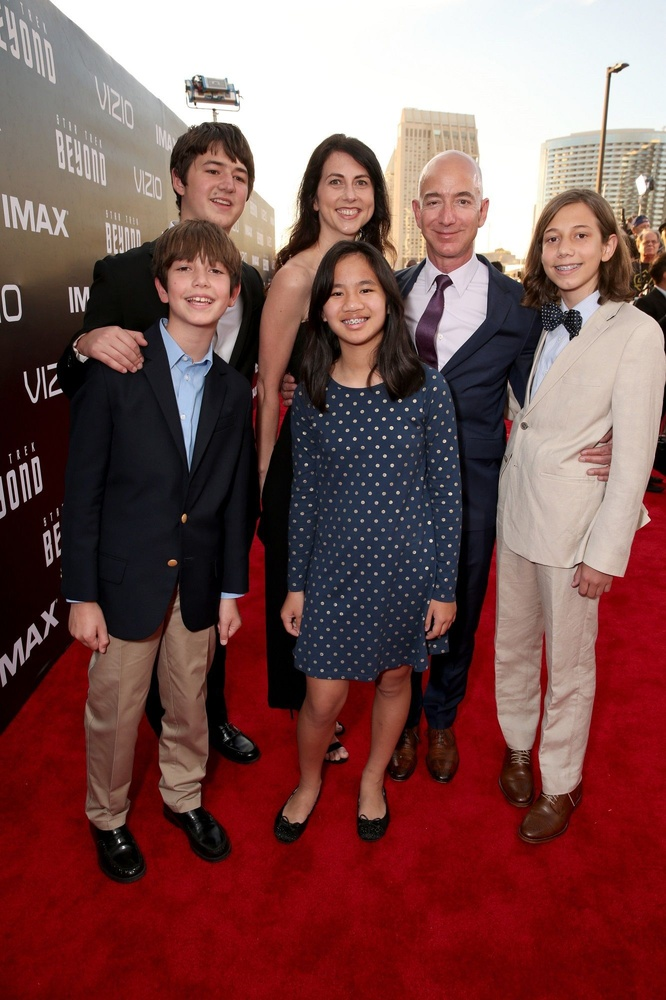
#> input picture test.jpg, 666 x 1000 px, shrunk from 1333 x 2000 before the run
$ python 'Face & Smile Detection using OpenCV & Python.py'
#> lines starting #> are read from the running program, lines starting #| are printed output that depends on the picture; after the words box and inside, x2 and y2 are one past the last pixel; in counts of white or black regions, pixels touching at a corner belong together
# first let's import OpenCV
import cv2

# Loading Cascades
face_cascade = cv2.CascadeClassifier('haarcascade_frontalface_default.xml')
smile_cascade = cv2.CascadeClassifier('haarcascade_smile.xml')

img = cv2.imread('test.jpg')
#> img is the input picture: shape (1000, 666, 3); mean B, G, R 80, 81.4, 123.4

gray = cv2.cvtColor(img, cv2.COLOR_BGR2GRAY)
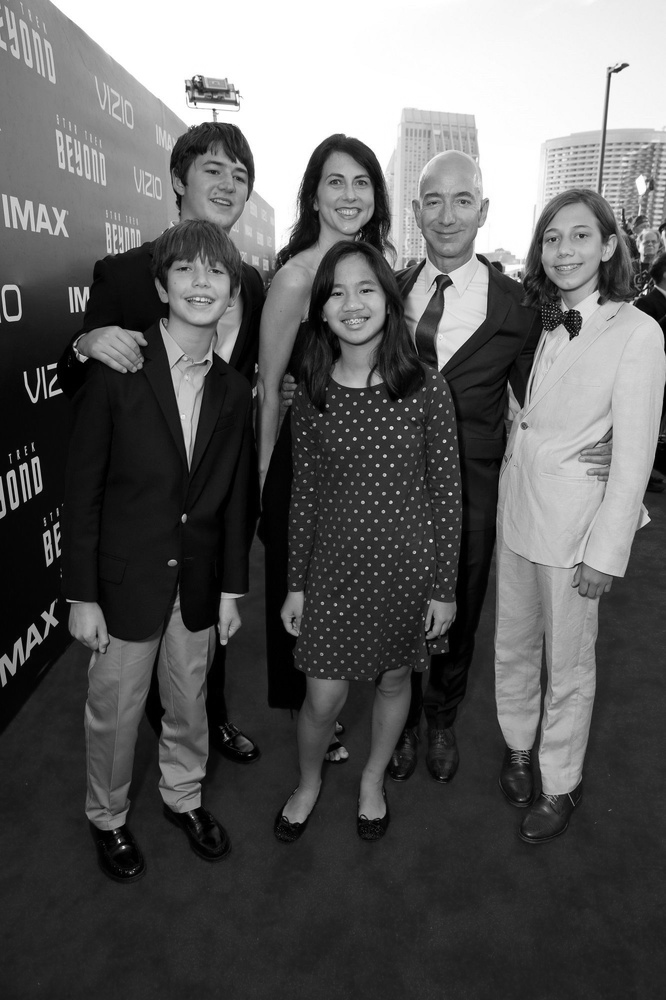
#> gray: shape (1000, 666); min 0, max 255, mean 93.8

     #converting into gray scale
faces = face_cascade.detectMultiScale(gray, 1.2, 5)
#> faces = [[316, 157, 67, 67], [532, 211, 72, 72], [318, 264, 74, 74], [188, 146, 72, 72], [410, 171, 77, 77], [161, 242, 77, 77], [149, 289, 99, 99]]
smile = smile_cascade.detectMultiScale(gray, 1.6, 26)
#> smile = [[324, 458, 92, 46], [311, 411, 147, 74]]

for(x, y, w, h) in faces:
    center = (x + w//2, y + h//2)
    radius = w//2
    cv2.circle(img, center, radius, (255, 255, 255), 1)
#> this loop made 7 passes
#> (x, y, w, h, center, radius) on passes 1 to 7: (316, 157, 67, 67, (349, 190), 33), (532, 211, 72, 72, (568, 247), 36), (318, 264, 74, 74, (355, 301), 37), (188, 146, 72, 72, (224, 182), 36), (410, 171, 77, 77, (448, 209), 38), (161, 242, 77, 77, (199, 280), 38), (149, 289, 99, 99, (198, 338), 49)
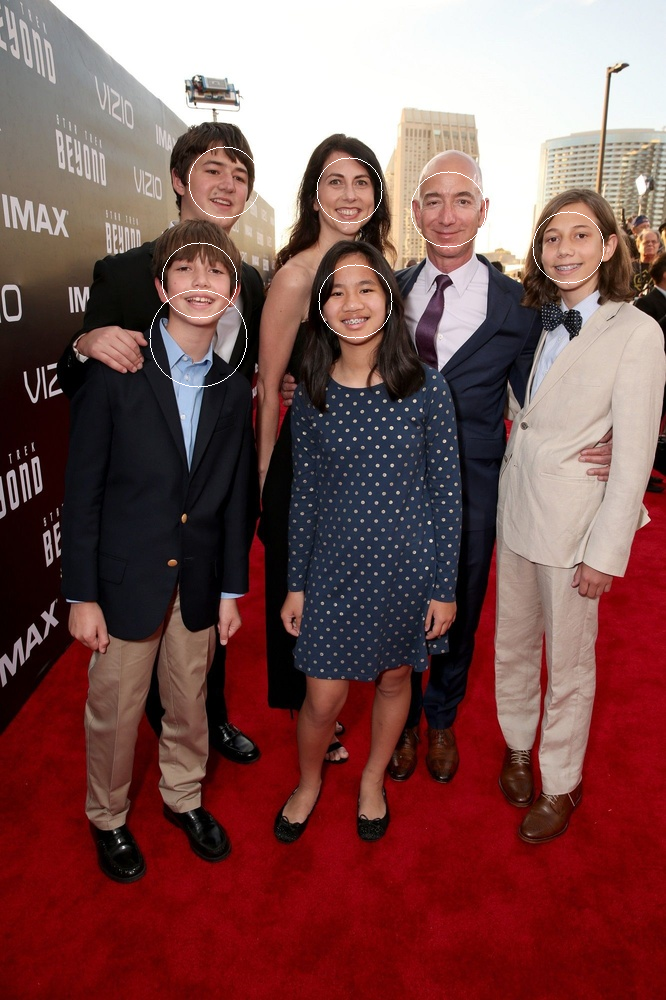
#> img: shape (1000, 666, 3); 0.22% of pixels changed, all inside (x1, y1, x2, y2) = (149, 146, 605, 388)


for(sx, sy, sw, sh) in smile:
    cv2.rectangle(img, (sx, sy), (sx + sw, sy + sh), (0, 255, 255), 2)
#> this loop made 2 passes
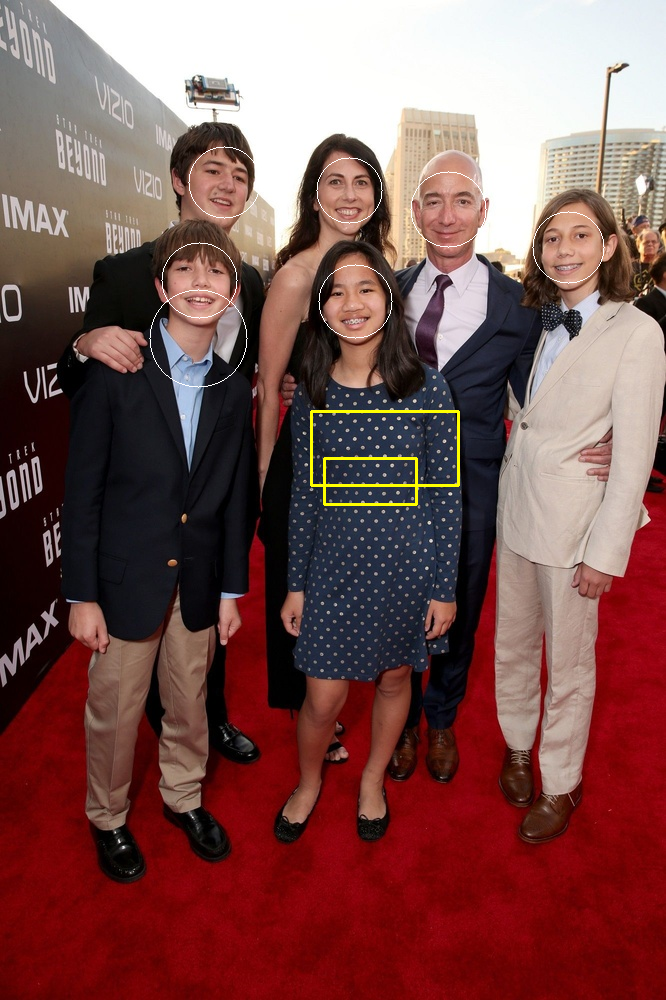
#> img: shape (1000, 666, 3); 0.32% of pixels changed, all inside (x1, y1, x2, y2) = (310, 410, 460, 506)

# give the name of the window
cv2.imshow('Face and Smile Detection ', img)
cv2.waitKey()

$ run again, with op1.PNG saved as test.jpg
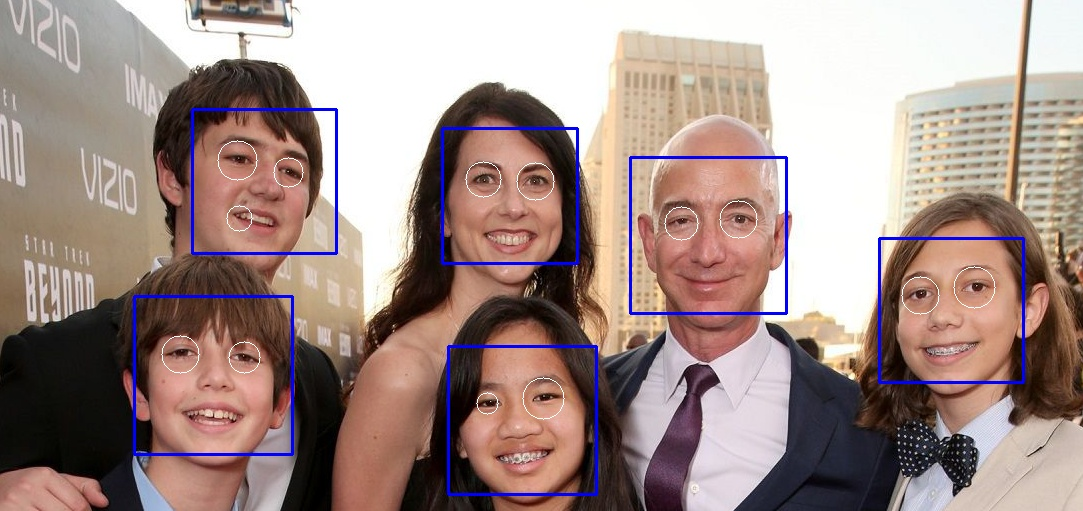
#> input picture op1.PNG, 1083 x 511 px
#> img is the input picture: shape (511, 1083, 3); mean B, G, R 135.4, 140.2, 160.6
#> faces = [[452, 347, 141, 141], [190, 108, 143, 143], [442, 127, 138, 138], [878, 240, 142, 142], [637, 162, 145, 145], [132, 296, 158, 158]]
#> smile = [[450, 104, 92, 46], [464, 221, 92, 46], [917, 215, 92, 46], [666, 273, 92, 46], [907, 338, 92, 46], [169, 395, 92, 46], [480, 440, 92, 46]]
#> the loop `for(x, y, w, h) in faces:` made 6 passes
#> (x, y, w, h, center, radius) on passes 1 to 6: (452, 347, 141, 141, (522, 417), 70), (190, 108, 143, 143, (261, 179), 71), (442, 127, 138, 138, (511, 196), 69), (878, 240, 142, 142, (949, 311), 71), (637, 162, 145, 145, (709, 234), 72), (132, 296, 158, 158, (211, 375), 79)
#> after the loop `for(x, y, w, h) in faces:`:
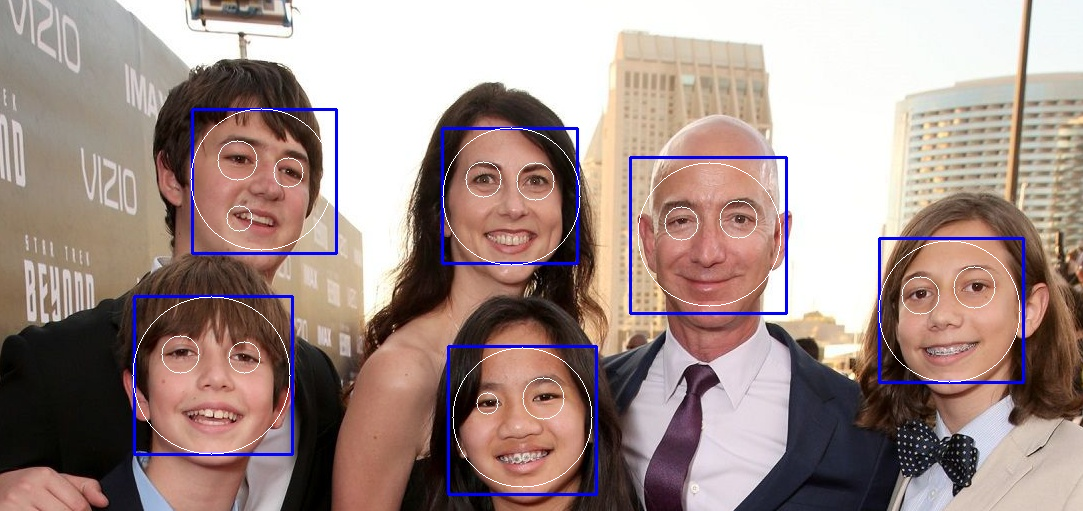
#> img: shape (511, 1083, 3); 0.44% of pixels changed, all inside (x1, y1, x2, y2) = (132, 108, 1021, 488)
#> the loop `for(sx, sy, sw, sh) in smile:` made 7 passes
#> (sx, sy) on passes 1 to 7: (450, 104), (464, 221), (917, 215), (666, 273), (907, 338), (169, 395), (480, 440)
#> after the loop `for(sx, sy, sw, sh) in smile:`:
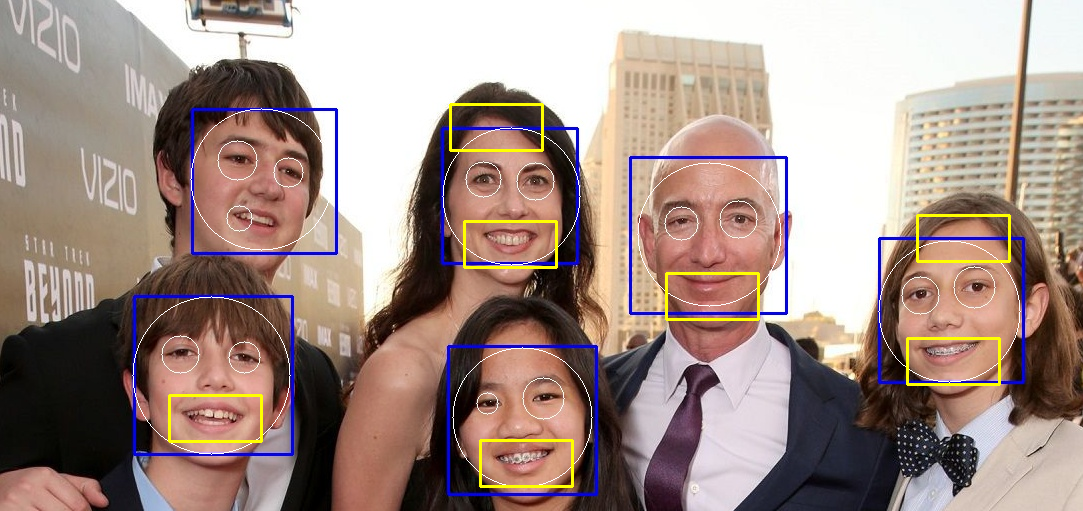
#> img: shape (511, 1083, 3); 1.04% of pixels changed, all inside (x1, y1, x2, y2) = (168, 103, 1011, 488)

$ run again, with op2.PNG saved as test.jpg
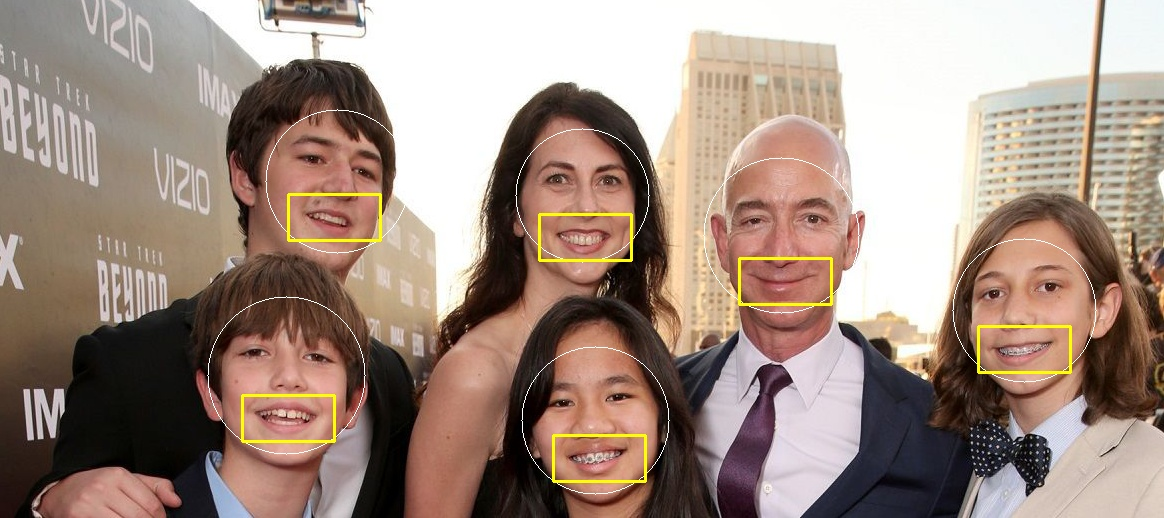
#> input picture op2.PNG, 1164 x 518 px
#> img is the input picture: shape (518, 1164, 3); mean B, G, R 129.2, 140.8, 160.8
#> faces = [[510, 124, 146, 146], [710, 161, 146, 146], [523, 344, 146, 146], [949, 233, 150, 150], [206, 298, 158, 158]]
#> smile = [[538, 215, 92, 46], [980, 331, 92, 46], [243, 396, 92, 46], [554, 445, 92, 46]]
#> the loop `for(x, y, w, h) in faces:` made 5 passes
#> (x, y, w, h, center, radius) on passes 1 to 5: (510, 124, 146, 146, (583, 197), 73), (710, 161, 146, 146, (783, 234), 73), (523, 344, 146, 146, (596, 417), 73), (949, 233, 150, 150, (1024, 308), 75), (206, 298, 158, 158, (285, 377), 79)
#> after the loop `for(x, y, w, h) in faces:`:
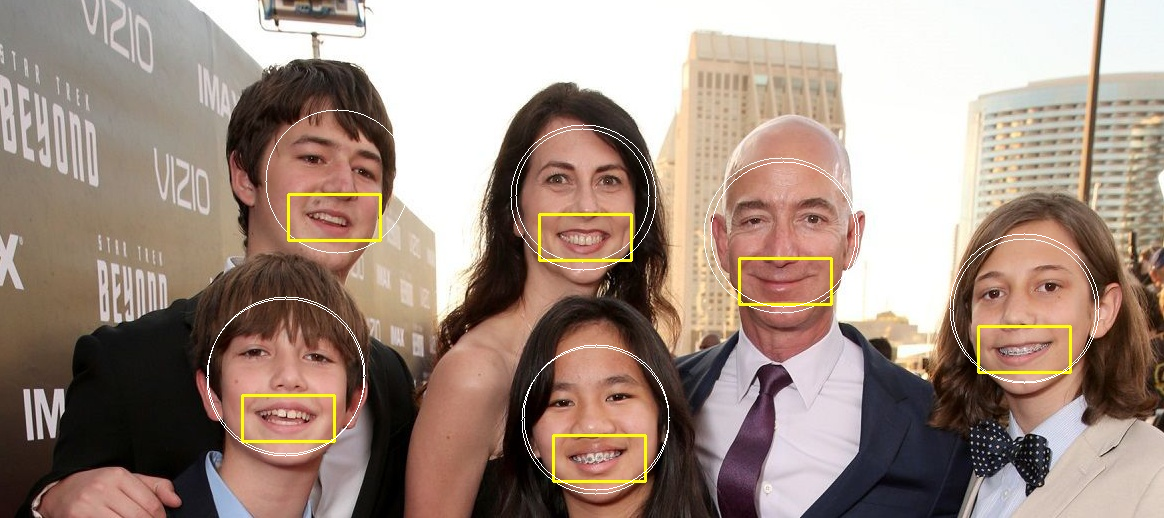
#> img: shape (518, 1164, 3); 0.35% of pixels changed, all inside (x1, y1, x2, y2) = (206, 124, 1100, 491)
#> the loop `for(sx, sy, sw, sh) in smile:` made 4 passes
#> (sx, sy) on passes 1 to 4: (538, 215), (980, 331), (243, 396), (554, 445)
#> after the loop `for(sx, sy, sw, sh) in smile:`:
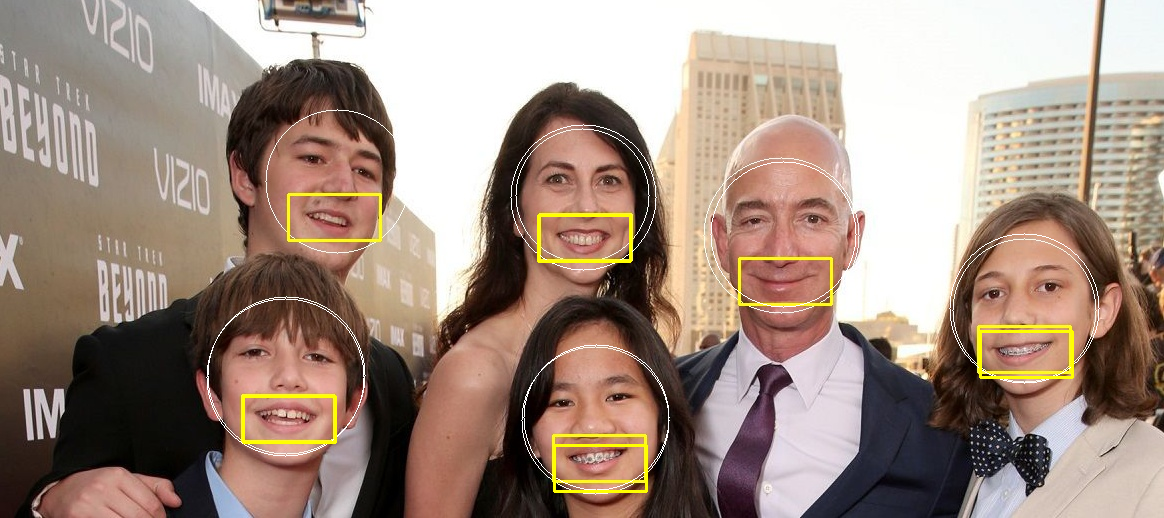
#> img: shape (518, 1164, 3); 0.55% of pixels changed, all inside (x1, y1, x2, y2) = (242, 214, 1074, 493)

$ run again, with op3.png saved as test.jpg
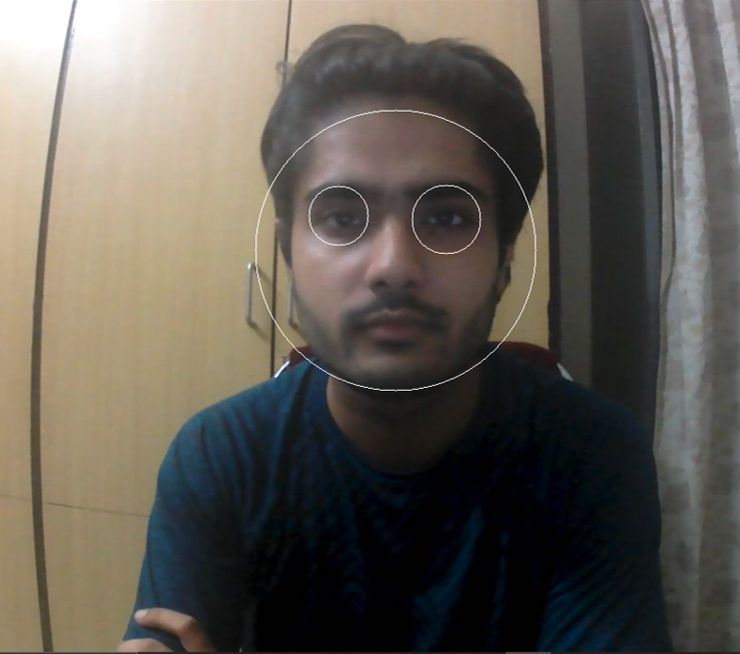
#> input picture op3.png, 740 x 654 px
#> img is the input picture: shape (654, 740, 3); mean B, G, R 84.5, 92.8, 97.8
#> `gray = cv2.cvtColor(img, cv2.COLOR_BGR2GRAY)`:
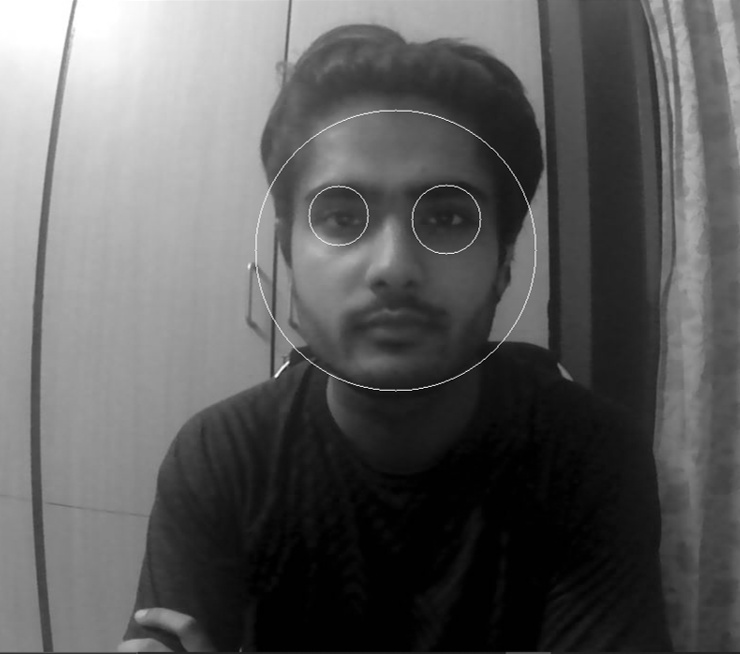
#> gray: shape (654, 740); min 0, max 255, mean 93.3
#> faces = [[253, 108, 286, 286]]
#> smile = ()
#> the loop `for(x, y, w, h) in faces:` made 1 pass
#> (x, y, w, h, center, radius) on pass 1: (253, 108, 286, 286, (396, 251), 143)
#> after the loop `for(x, y, w, h) in faces:`:
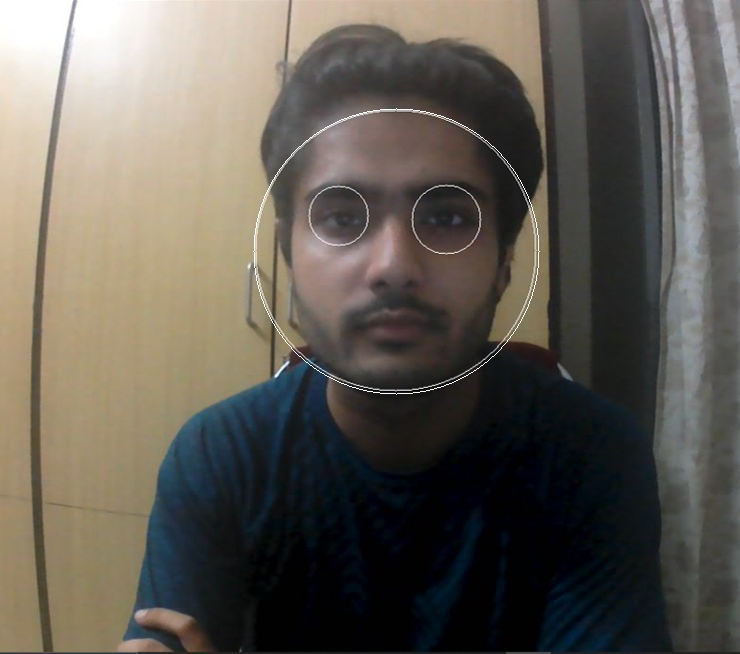
#> img: shape (654, 740, 3); 0.17% of pixels changed, all inside (x1, y1, x2, y2) = (253, 108, 540, 395)
